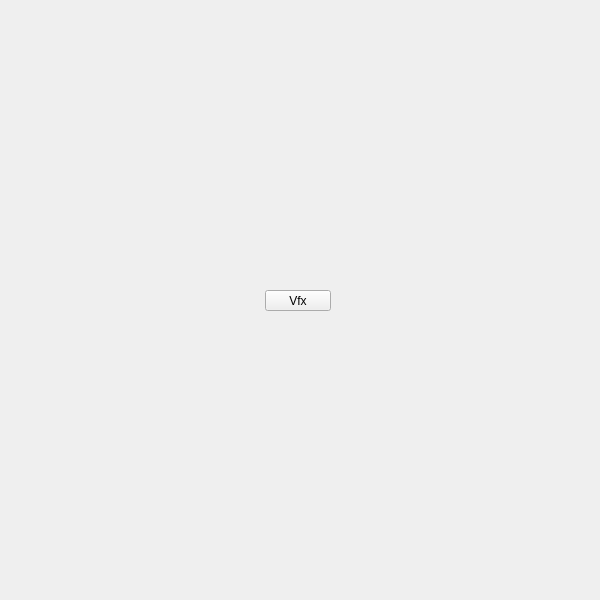
<?xml version="1.0" encoding="UTF-8"?>
<ui version="4.0">
 <class>QtUi</class>
 <widget class="QMainWindow" name="QtUi">
  <property name="enabled">
   <bool>true</bool>
  </property>
  <property name="geometry">
   <rect>
    <x>0</x>
    <y>0</y>
    <width>600</width>
    <height>600</height>
   </rect>
  </property>
  <property name="sizePolicy">
   <sizepolicy hsizetype="Ignored" vsizetype="Ignored">
    <horstretch>0</horstretch>
    <verstretch>0</verstretch>
   </sizepolicy>
  </property>
  <property name="minimumSize">
   <size>
    <width>0</width>
    <height>0</height>
   </size>
  </property>
  <property name="maximumSize">
   <size>
    <width>600</width>
    <height>600</height>
   </size>
  </property>
  <property name="cursor">
   <cursorShape>ArrowCursor</cursorShape>
  </property>
  <property name="windowTitle">
   <string>Toolkit</string>
  </property>
  <property name="whatsThis">
   <string>main</string>
  </property>
  <property name="toolButtonStyle">
   <enum>Qt::ToolButtonIconOnly</enum>
  </property>
  <property name="tabShape">
   <enum>QTabWidget::Triangular</enum>
  </property>
  <property name="dockNestingEnabled">
   <bool>true</bool>
  </property>
  <property name="dockOptions">
   <set>QMainWindow::AllowNestedDocks|QMainWindow::AllowTabbedDocks|QMainWindow::AnimatedDocks|QMainWindow::ForceTabbedDocks</set>
  </property>
  <widget class="QWidget" name="mainWindow">
   <property name="sizePolicy">
    <sizepolicy hsizetype="Ignored" vsizetype="Ignored">
     <horstretch>0</horstretch>
     <verstretch>0</verstretch>
    </sizepolicy>
   </property>
   <widget class="QPushButton" name="i024">
    <property name="geometry">
     <rect>
      <x>265</x>
      <y>290</y>
      <width>66</width>
      <height>21</height>
     </rect>
    </property>
    <property name="minimumSize">
     <size>
      <width>0</width>
      <height>21</height>
     </size>
    </property>
    <property name="maximumSize">
     <size>
      <width>16777215</width>
      <height>21</height>
     </size>
    </property>
    <property name="whatsThis">
     <string>vfx</string>
    </property>
    <property name="text">
     <string>Vfx</string>
    </property>
   </widget>
  </widget>
 </widget>
 <resources/>
 <connections/>
 <designerdata>
  <property name="gridDeltaX">
   <number>5</number>
  </property>
  <property name="gridDeltaY">
   <number>10</number>
  </property>
  <property name="gridSnapX">
   <bool>true</bool>
  </property>
  <property name="gridSnapY">
   <bool>true</bool>
  </property>
  <property name="gridVisible">
   <bool>true</bool>
  </property>
 </designerdata>
</ui>
